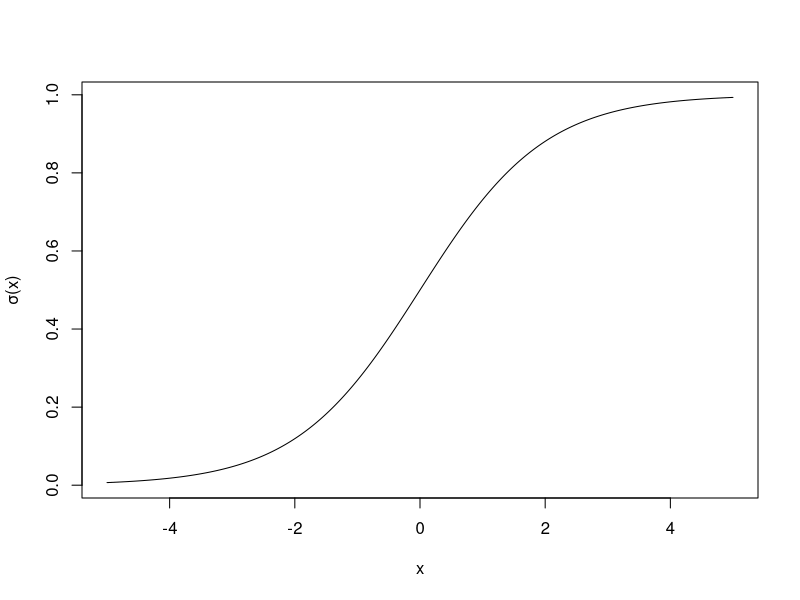
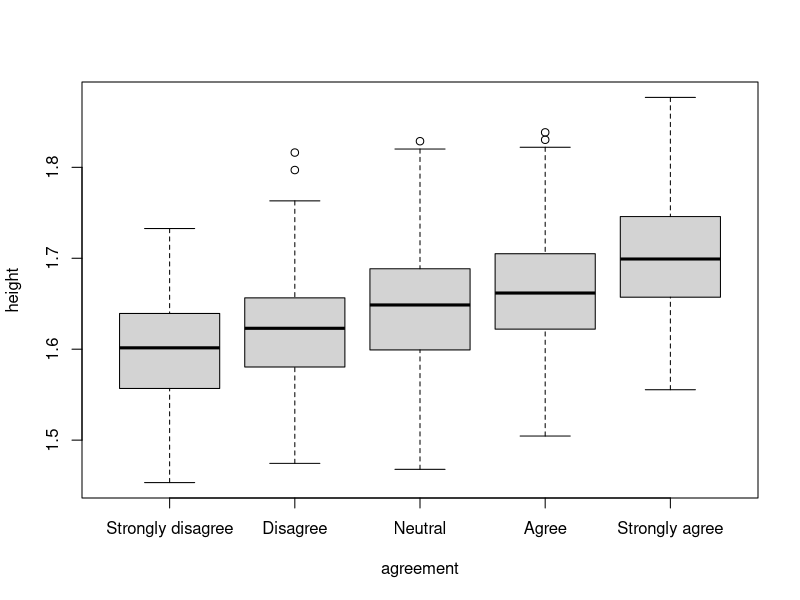
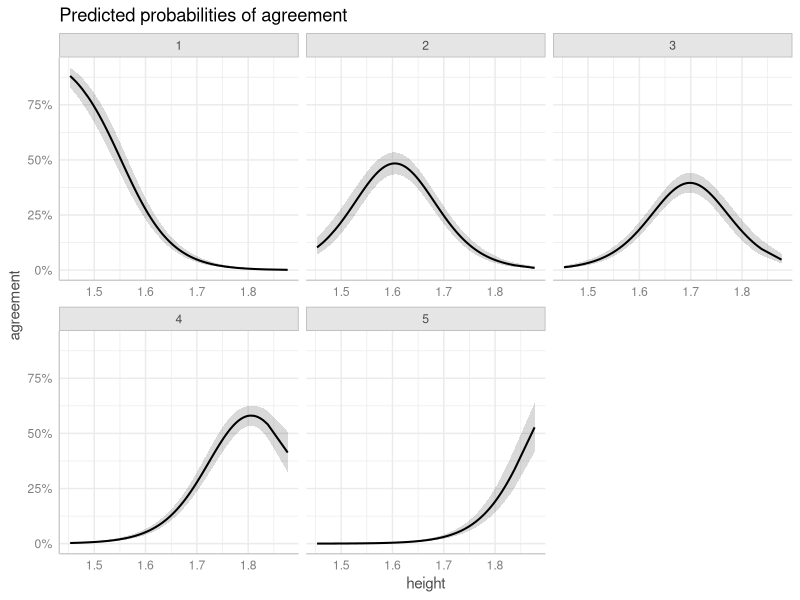
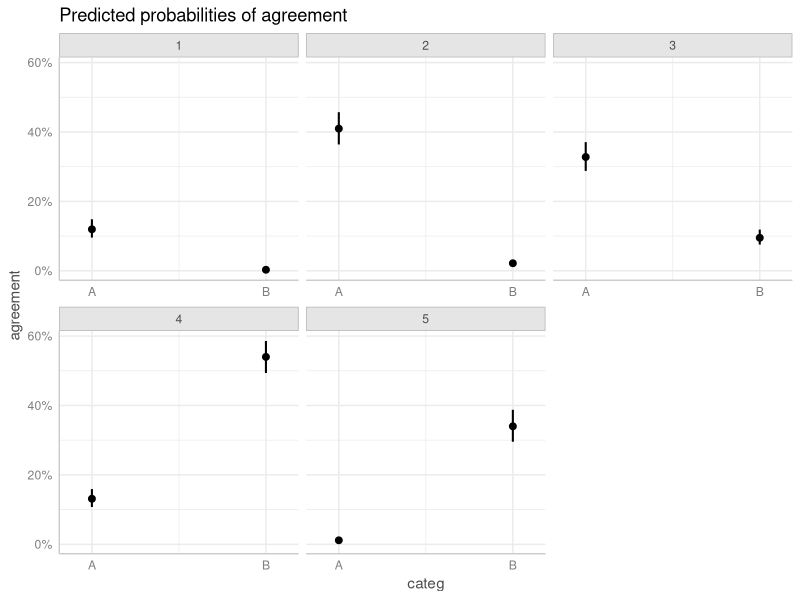
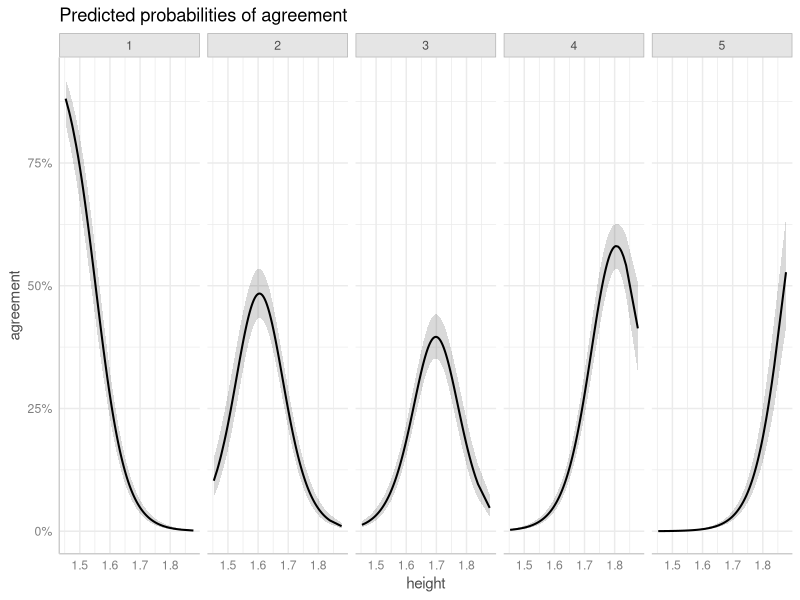
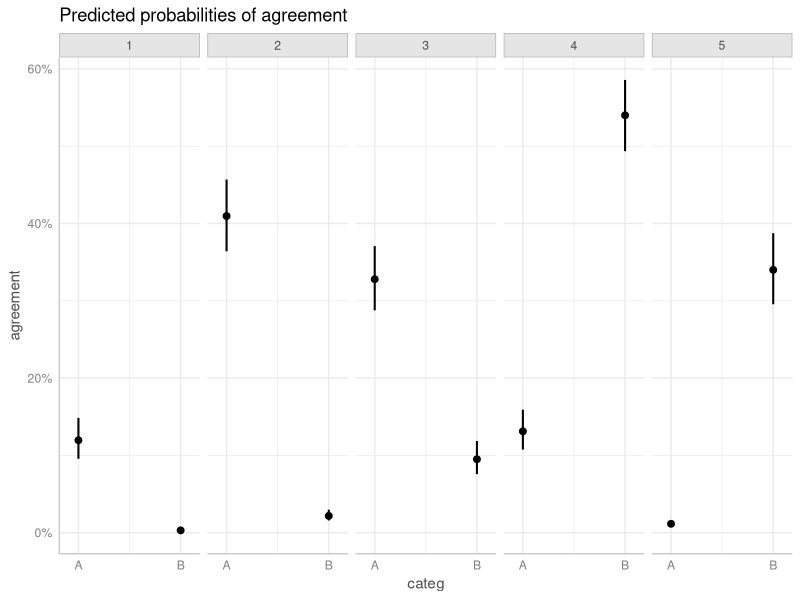
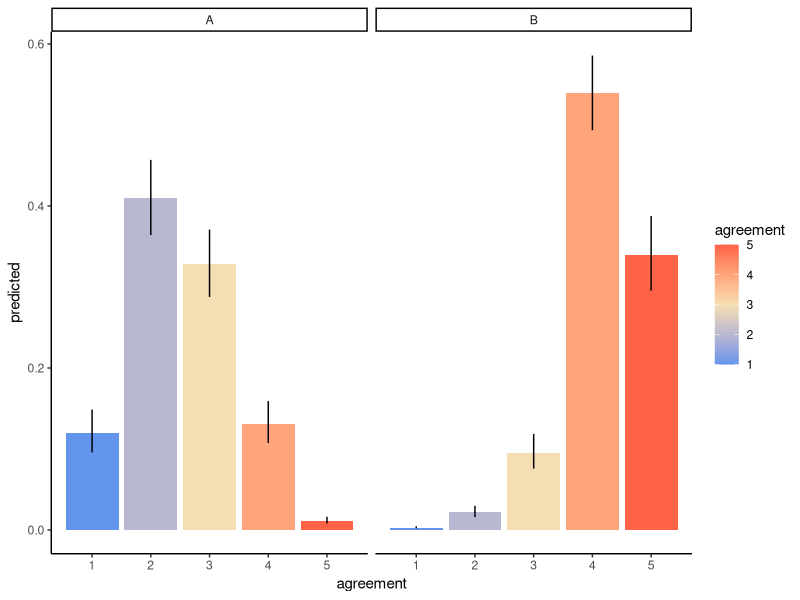
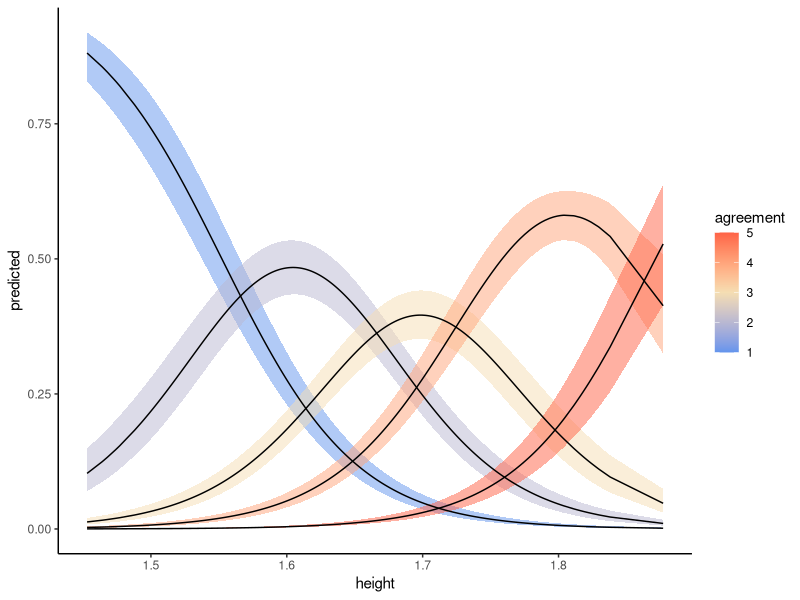

Write R code to recreate these figures, in order.
## ---- chunk 1
x <- seq(-5, 5, l = 1000)
plot(plogis(x) ~ x, ylab = 'σ(x)', type = 'l')
## ---- chunk 2
set.seed(123) # So that we all have the same random data
ndata <- 1000
cont <- 1.65 + rnorm(ndata, sd = 0.07)
categ_effs <- c('A' = 0.5, 'B' = 0.6)
categ <- sample(names(categ_effs), ndata, replace = T)
latent_var <- 0.5*cont + categ_effs[categ] + rnorm(100, sd = 0.05)
data <- data.frame(
  height = cont,
  categ = as.factor(categ),
  agreement = cut(latent_var,
                  breaks = c(-Inf, quantile(latent_var,
                                            probs = c(0.1, 0.3, 0.5, 0.8)),
                             Inf),
                  labels = c('Strongly disagree',
                             'Disagree',
                             'Neutral',
                             'Agree',
                             'Strongly agree'))
)
head(data)
## ---- chunk 3
boxplot(height ~ agreement, data = data)
## ---- chunk 4
# # Convert agreement to numeric for plotting
# agreement_numeric <- as.numeric(data$agreement)
# 
# # Fit linear model
# lm_model <- lm(agreement_numeric ~ height, data = data)
# 
# # Plot regression line on raw ordinal data
# plot(height, agreement_numeric, 
#      xlab = "Height", ylab = "Agreement (Numeric)",
#      main = "Linear Model Fit with Ordinal Data",
#      pch = 16, col = "blue")+
# # Add linear regression line
# abline(lm_model, col = "red")

## ---- chunk 5
library(ordinal)
mod <- clm(agreement ~ height + categ, data = data)
# mod <- clm(agreement ~ height, data = data) 
anova(mod)
## ---- chunk 6
print(coef(mod))
## ---- chunk 7
# To test whether the PO assumption holds, we can use the nominal_test() function. This test checks whether the effect of the predictor varies across different response levels. If the test yields a significant p-value, it suggests that the effect of the predictor differs across the response categories, thereby violating the PO assumption.

nominal_test(mod) 

# If the PO assumption is violated you can run a Partial Proportional Odds Model to relax this assumption. This model allows for certain predictors to be treated as nominal (i.e., varying across thresholds), while still assuming proportional odds for other predictors. 

# mod.nom <- clm(agreement ~ height + categ, nominal = ~ categ, data = data) 

### Can delete this - If you want to compare the two models (the original CLM and the Partial Proportional Odds Model), you can use a likelihood ratio test to assess model fit. 
# anova(mod, mod.nom) 
## ---- chunk 8
library(ggplot2)
library(ggeffects)
## ---- chunk 9
preds_con <- ggpredict(mod, terms = c("height [all]"))
plot(preds_con)
## ---- chunk 10
# Generate predicted probabilities
preds_cat <- ggpredict(mod, terms = c("categ"))
plot(preds_cat)
## ---- chunk 11
plot(preds_con) + facet_wrap(~response.level, nrow = 1)
plot(preds_cat) + facet_wrap(~response.level, nrow = 1)
## ---- chunk 12
preds <- ggpredict(mod, terms = c("categ"))
df <- as.data.frame(preds,
                    terms_to_colnames = T) # This is important to include! Otherwise the column names won't correspond to your variable names
head(df)
## ---- chunk 13
ggplot(df, aes(y = predicted, x = agreement, fill = agreement)) +
  geom_col(position = position_dodge()) +
  geom_errorbar(aes(ymin = conf.low, ymax = conf.high),
                width = 0) +
  facet_wrap(~categ, nrow = 1) +
  scale_fill_gradientn(colours = c('cornflowerblue', 'wheat', 'tomato')) +
  theme_classic()
## ---- chunk 14
preds <- ggpredict(mod, terms = c("height [all]"))
df <- as.data.frame(preds,
                    terms_to_colnames = T) # This is important to include!
ggplot(df, aes(x = height, y = predicted, group = agreement)) +
  geom_ribbon(aes(ymin = conf.low, ymax = conf.high, fill = agreement),
              alpha = 0.5) +
  geom_line() +
  scale_fill_gradientn(colours = c('cornflowerblue', 'wheat', 'tomato')) +
  theme_classic()
## ---- chunk 15
set.seed(123)
n_ptpts <- 20
n_obs_per <- 5
ptpt_dfs <- list()
for (ptpt_n in seq_len(n_ptpts)) {
  ptpt_intercept <- rnorm(1)
  cont <- rnorm(n_obs_per)
  ptpt_dfs[[ptpt_n]] <- data.frame(
    ptpt = ptpt_n,
    cont = cont,
    latent_var = cont + ptpt_intercept + rnorm(n_obs_per, 2)
  ) 
} 
data <- do.call(rbind, ptpt_dfs)
data$agreement = cut(data$latent_var,
                     breaks = c(-Inf, quantile(data$latent_var,
                                               probs = c(0.1, 0.2, 0.4, 0.8)),
                                Inf),
                     labels = c('Strongly disagree',
                                'Disagree',
                                'Neutral',
                                'Agree',
                                'Strongly agree'))
head(data)
## ---- chunk 16
mod <- clmm(agreement ~ cont + (1|ptpt), data = data)
summary(mod)
